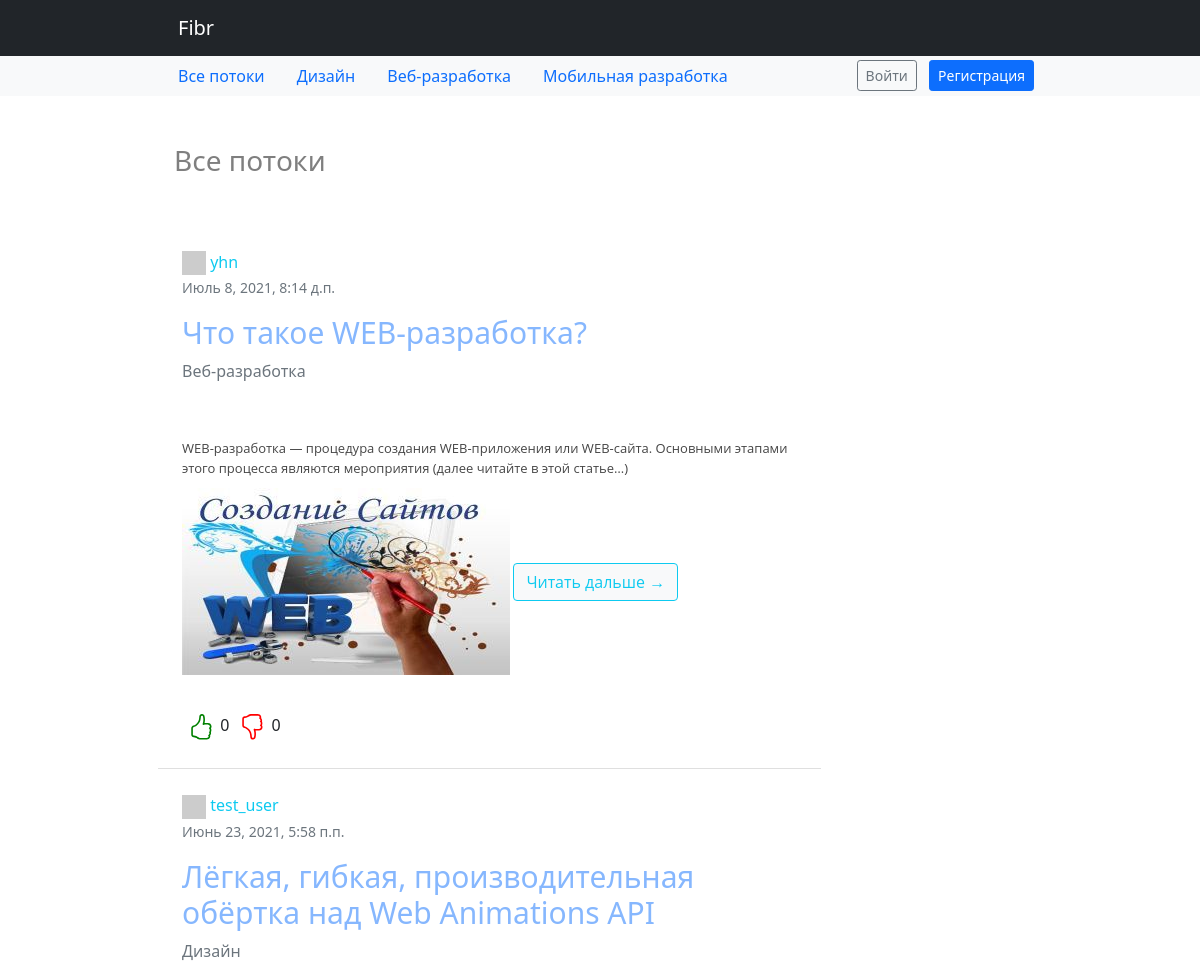
/ (upper part), run on an earlier commit of the app's database.
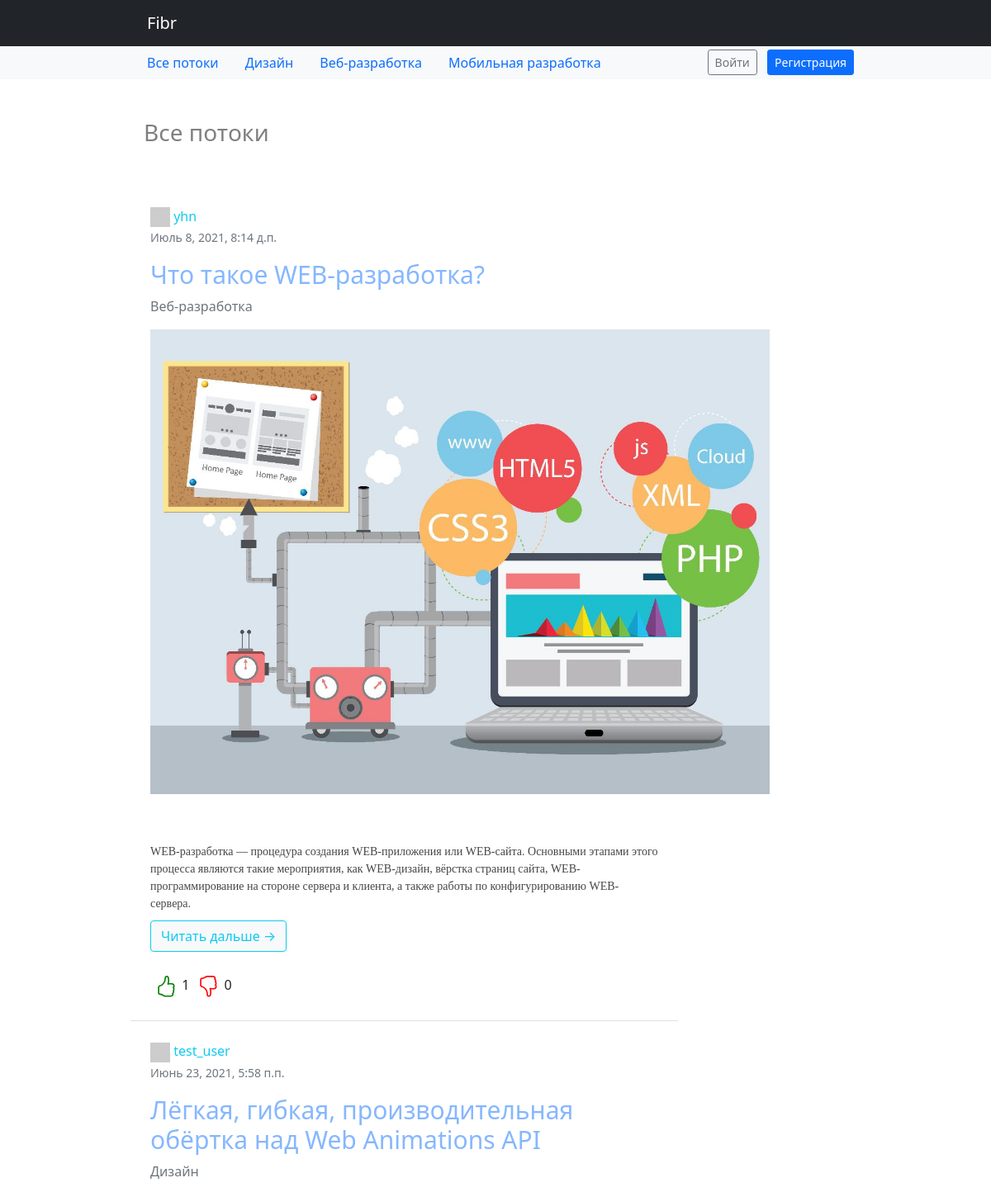
And on a later commit of the database.
### article/models.py (models this page shows, shortened)
class Article(models.Model):
    user = models.ForeignKey(User, on_delete=models.CASCADE)
    topic = models.ForeignKey(Topic, on_delete=models.CASCADE, verbose_name='Раздел')
    title = models.CharField(max_length=64, unique=True, verbose_name='Название')
    content = models.TextField(blank=True, verbose_name='Статья')
    image = models.ImageField(upload_to='article_images', blank=True, verbose_name='Фото')
    is_active = models.BooleanField(default=True, verbose_name='Активна', db_index=True)
    is_published = models.BooleanField(default=False, verbose_name='Опубликовать', db_index=True)
    created_at = models.DateTimeField(auto_now_add=True)
    updated_at = models.DateTimeField(auto_now=True)
    class Meta:
        verbose_name = 'Статья'
        verbose_name_plural = 'Статьи'
    @staticmethod
    def get_articles():
        return Article.objects.filter(is_active=True, is_published=True)
    def get_total_likes(self):
        likes = Like.objects.filter(article=self, is_liked=True)
        return len(likes)
    def get_total_dislikes(self):
        likes = Like.objects.filter(article=self, is_disliked=True)
        return len(likes)

### authapp/models.py (models this page shows, shortened)
class User(AbstractUser):
    image = models.ImageField(upload_to='users_avatars', blank=True, default='users_avatars/default.jpg')
    birthday = models.DateField(blank=True, null=True)
    def __str__(self):
        return self.username

### hub/models.py (models this page shows)
class Topic(models.Model):
    name = models.CharField(max_length=64)
    short_description = models.TextField(blank=True)
    class Meta:
        verbose_name = 'Тематика'
        verbose_name_plural = 'Тематики'
    def __str__(self):
        return self.name

### mainapp/views.py (the view)
# urls.py: path('', mainapp.Index.as_view(), name='index'),
class Index(ListView):
    model = Topic
    template_name = 'mainapp/index.html'
    def get_context_data(self, **kwargs):
        context = super().get_context_data(**kwargs)
        context['articles'] = Article.get_articles().order_by('-created_at')[:3]
        return context

### context_processor.py (called while the page is built)
def topic_list(request):
    return {"topic_list": Topic.objects.all()}

### mainapp/templates/mainapp/index.html (shortened to what this page needs)
{% extends 'mainapp/base.html' %}
{% load static %}
{% block content %}
    <section>
        <div class="container w-75 p-2">
            <ul class="list-group list-group-flush w-75">
                {% for article in articles %}
                    <li class="list-group-item p-4">
                        <div class="row">
                            <header class="accordion-header">
                                <a href="user" class="text-info" title="Автор публикации"
                                   style="text-decoration: none;">
                                    <img src="http://placehold.it/30X30" width="24" height="24" class="img-fluid"
                                         alt="img">
                                    <span class="text">{{ article.user }}</span>
                                </a>
                                <p class="timelist text-muted"><small>
                                    {{ article.created_at }}
                                </small></p>
                            </header>
                            <div class="col-sm-12">
                                <a href="{% url 'article:article' article.pk %}" class="card-title text-decoration-none"
                                   style="color: #86b7fe; cursor: pointer"><h1 class="text" style="font-size: 30px;">
                                    {{ article.title }}
                                </h1></a>
                                <p class="text-muted">
                                     {{ article.topic }}
                                </p>
                                <div class="col-sm-4">
                                    {% if article.image %}
                                        <img src="{{ article.image.url }}" class="img-responsive" alt="img" width="750">
                                    {% endif %}
                                </div>
                                <br>
                                <p class="card-text"
                                   style="line-height: 1.70;font-size: 18px;overflow-wrap: break-word;">{{ article.content| safe| truncatewords:60 }}</p>
                                <a href="{% url 'article:article' article.pk %}">
                                </a>
                            <a href="{% url 'article:article' article.pk %}" class="card-title text-decoration-none"
                                   style="color: #86b7fe; cursor: pointer"> <button type="button" class="btn bg-light btn-outline-info"> Читать дальше →
                                    </button>
                                </a>
                                <div class="d-flex justify-content-lg-start mt-4">
                                    <form class="m-1" action="{% url 'article:like_article' article.pk %}" method="POST">
                                        {{ article.get_total_likes }}</form>
                                    <form class="m-1" action="{% url 'article:like_article' article.pk %}" method="POST">
                                        {{ article.get_total_dislikes }}</form>
                                </div>
                            </div>
                        </div>
                    </li>
                {% endfor %}
            </ul>
        </div>
    </section>
{% endblock %}

What changed in the data, as far as the page shows it:
changed Article "Что такое WEB-разработка?": image: picture added; content "WEB-разработка — процедура создания WEB-приложения или WEB-сайта. Основными этапами этого процесса являются мероприятия (далее читайте в этой статье…)" → "…этапами этого процесса являются такие мероприятия, как WEB-дизайн, вёрстка страниц сайта, WEB-программирование на стороне сервера и клиента, а также работы по конфигурированию WEB-сервера."; get_total_likes "0" → "1"; content: picture removed
